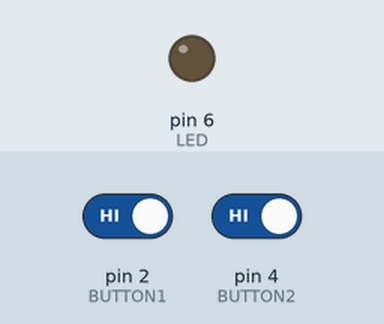
This sketch was run on a simulated Arduino Uno, built with avr-gcc and run on an emulated ATmega328P. Shown: output pins drawn as LEDs (lit = HIGH). The test bench sets the inputs (shaded band); at power-on: pin 2 (BUTTON1) HIGH, pin 4 (BUTTON2) HIGH.

Above: at 1.2 s.
1.3 s: pin 2 (BUTTON1) driven LOW and pin 4 (BUTTON2) driven LOW
At 2.4 s:
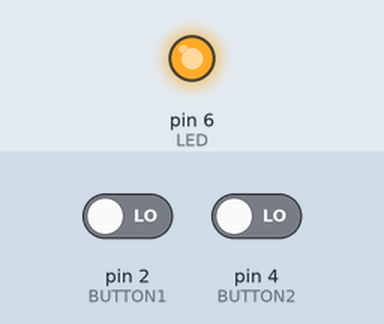
2.8 s: pin 2 (BUTTON1) driven HIGH
At 3.5 s:
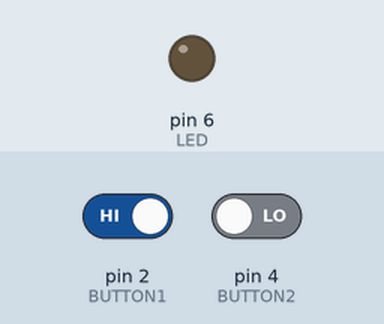
4.3 s: pin 2 (BUTTON1) driven LOW
At 4.6 s:
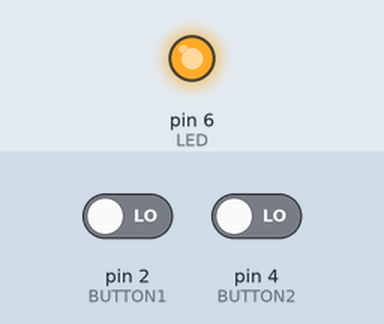
Timing chart, 0 to 7.3 s (numbered marks = the images above; inputs shaded):
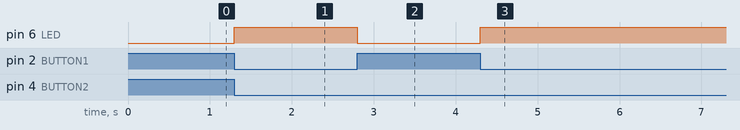

The sketch:

ex04_02_02.ino
```cpp
// 버튼 2개를 동시에 눌러 LED 점등

#define BUTTON1 2
#define BUTTON2 4
#define LED 6

void setup() {
  pinMode(BUTTON1, INPUT);
  pinMode(BUTTON2, INPUT);
  pinMode(LED, OUTPUT);
}

void loop() {
  int value1 = digitalRead(BUTTON1);
  int value2 = digitalRead(BUTTON2);

  if ((value1 == 0) && (value2 == 0)) {
    digitalWrite(LED, 1);
  } else {
    digitalWrite(LED, 0);
  }
}
```

Measured:
- after the input at 1.3 s, pin 6 (LED): LOW → HIGH at once
- after the input at 2.8 s, pin 6 (LED): HIGH → LOW at once
- after the input at 4.3 s, pin 6 (LED): LOW → HIGH at once
